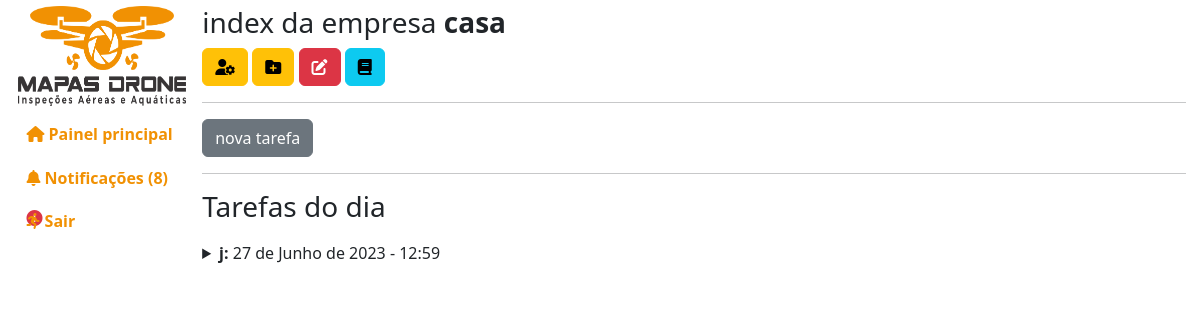
Page /empresa/ (signed in) on the earlier database version.
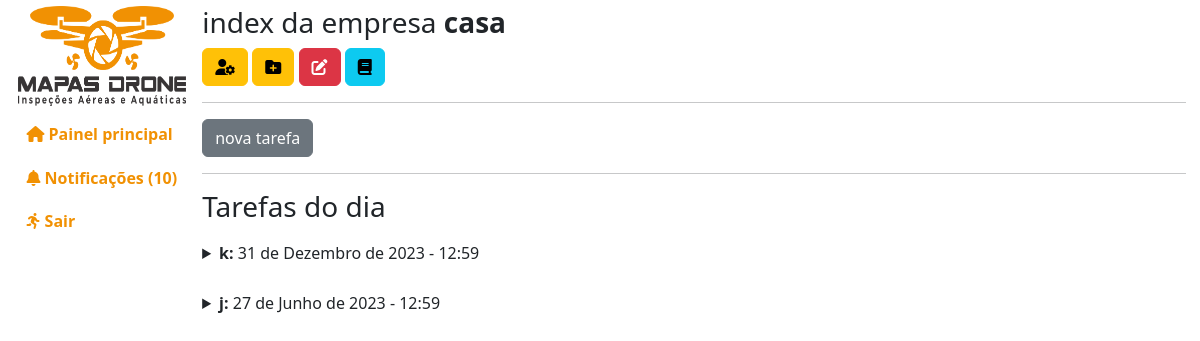
Same page on the later database version.
### empresa/models.py (models this page shows, shortened)
class Tarefas(models.Model):
    empresa = models.ForeignKey(Empresa, on_delete=models.CASCADE)
    titulo = models.CharField(max_length=255, default="", unique=True)
    descricao = models.TextField()
    inicio_data = models.DateField(default="")
    inicio_hora = models.TimeField(default="")
    fim_data = models.DateField(default="")
    fim_hora = models.TimeField(default="")
    tipo = models.ForeignKey(TipoEvento, on_delete=models.CASCADE)
    data = models.DateField(default=timezone.now)
    class Meta:
        db_table = "tarefas"
        verbose_name = "Tarefa"
        verbose_name_plural = "Tarefas"
        ordering = ["-id"]

### empresa/views.py (the view)
# urls.py: path("", views.index),
def index(request):
    if request.user.is_authenticated and not request.user.is_superuser:
        usuario = Login.objects.get(usuario=request.user)
        empresa = Empresa.objects.get(id=usuario.empresa.id)
        permissao = permissoes(request, empresa.slug_da_empresa)
        if permissao == False:
            return redirect("/")
        notificacoes = pega_notificacoes()
        tarefas = Tarefas.objects.all()
        context = {"empresa": empresa,
                   "notificacoes": notificacoes, "aviso": aviso(), "tarefas": tarefas}
        return render(request, "empresa/public/home.html", context)
    messages.add_message(request, messages.WARNING,
                         "Você não tem permissão para acessar essa página!")
    return redirect("/")

### empresa/views.py (called while the page is built)
def pega_notificacoes():
    notificacoes = Notificacoes.objects.all()
    return notificacoes

def aviso():
    nl = 0
    aviso = False
    for n in pega_notificacoes():
        if not n.visto:
            nl += 1
    if nl > 0:
        aviso = True
    return aviso

### index/verificacoes.py (called while the page is built)
def permissoes(request, empresa):
    erros = 0
    try:
        usuario = Login.objects.get(usuario=request.user)
        empresa = Empresa.objects.get(slug_da_empresa=empresa)
        if usuario.nivel.id != 1:
            erros += 1
        if usuario.empresa.id != empresa.id:
            erros += 1
    except:
        pass
    if erros > 0:
        info(request, msg="Você não tem permissão para acessar essa página!")
        return False
    return True

### templates/empresa/public/home.html (shortened to what this page needs)
{% extends 'base.html' %}
{% load static %}
{% load django_bootstrap5 %}
{% block css %}
<link rel="stylesheet" href="{% static 'index/css/administracao.css' %}">
<link rel="stylesheet" href="{% static 'index/css/tarefas.css' %}">
{% endblock %}
{% block ld %}
<h3>index da empresa <strong>{{empresa.nome_da_empresa}}</strong></h3>
<a class="btn btn-warning" href="/administracao/usuarios/{{empresa.slug_da_empresa}}" data-toggle="tooltip" data-placement="top" title="Gerenciar usu&aacute;rios">
    <i class="fa-solid fa-user-gear"></i>
</a>
<a class="btn btn-warning" href="/administracao/projetos/{{empresa.slug_da_empresa}}" data-toggle="tooltip" data-placement="top" title="Gerenciar Projetos">
    <i class="fa-solid fa-folder-plus"></i>
</a>
<a class="btn btn-danger" href="/empresa/editar/{{empresa.id}}" data-toggle="tooltip" data-placement="top" title="Editar empresa">
    <i class="fa-solid fa-pen-to-square"></i>
</a>
<a class="btn btn-info" href="agenda/" data-toggle="tooltip" data-placement="top" title="Ver agenda completa">
    <i class="fa-solid fa-book"></i>
</a>
<hr/>
<a class="btn btn-secondary" href="agenda/nova/" data-toggle="tooltip" data-placement="top" title="Nova Tarefa">
    nova tarefa
</a>
<hr/>
<h3>Tarefas do dia</h3>
{% if tarefas %}
    {% for tarefa in tarefas %}
        <details class="lista_de_tarefas">
            <summary><strong>{{tarefa.titulo}}:</strong> {{tarefa.inicio_data}} - {{tarefa.inicio_hora}}</summary>
        </details>
    {% endfor %}
{% else %}
<div class="alert alert-danger">nao tem tarefas</div>
{% endif %}
{% endblock %}

Differences in the rows shown:
added Tarefas: titulo "k", inicio_data "31 de Dezembro de 2023", inicio_hora "12:59"
Other differences:
{{ notificacoes|length }}: "8" → "10"
